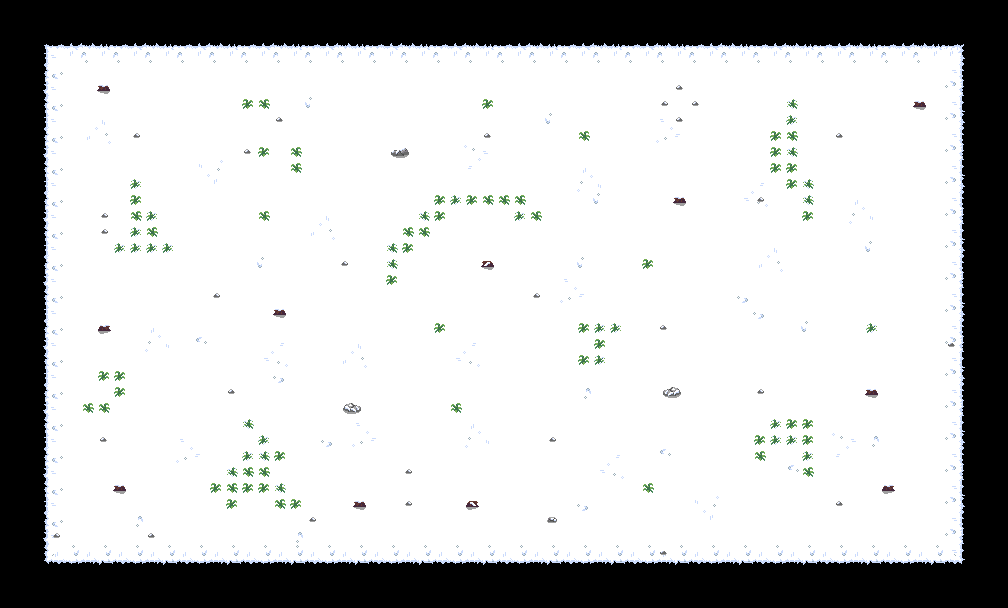

Below is a game level as drawn by its tile map, then a one-line description and the .tmx that defines it (tile-layer data replaced by summaries):
An orthogonal 63x38 tile map with 16x16 px tiles, 3 tile layers (map, map_decoration, obj_decoration) and 25 objects (18x collision, player_spawn, enemy_spawn_1, enemy_spawn_4, enemy_spawn_6, ...).

<map version="1.10" tiledversion="1.10.2" orientation="orthogonal" renderorder="right-down" width="63" height="38" tilewidth="16" tileheight="16" infinite="0" nextlayerid="9" nextobjectid="66">
 <tileset firstgid="1" source="sprite_sheet_map_16x16.tsx" />
 <layer id="1" name="map" width="63" height="38">
  <data>[2394 cells, 2006 non-empty, 37 distinct tile ids]</data>
 </layer>
 <layer id="2" name="map_decoration" width="63" height="38">
  <data>[2394 cells, 134 non-empty, 11 distinct tile ids]</data>
 </layer>
 <layer id="8" name="obj_decoration" width="63" height="38">
  <data>[2394 cells, 17 non-empty, 6 distinct tile ids]</data>
 </layer>
 <objectgroup id="3" name="border_map">
  <object id="16" name="collision" x="0" y="0" width="48" height="608">
   <properties>
    <property name="border" value="left" />
   </properties>
  </object>
  <object id="18" name="collision" x="48" y="560" width="960" height="48">
   <properties>
    <property name="border" value="bottom" />
   </properties>
  </object>
  <object id="19" name="collision" x="960" y="0" width="48" height="560">
   <properties>
    <property name="border" value="right" />
   </properties>
  </object>
  <object id="21" name="collision" x="48" y="0" width="912" height="38">
   <properties>
    <property name="border" value="top" />
   </properties>
  </object>
 </objectgroup>
 <objectgroup id="6" name="collision_obj">
  <object id="29" name="collision" x="99.0464" y="86.9494" width="9.81818" height="4.05867">
   <ellipse />
  </object>
  <object id="30" name="collision" x="274.782" y="310.963" width="10.3515" height="4.01519">
   <ellipse />
  </object>
  <object id="32" name="collision" x="115.014" y="487.017" width="9.81818" height="3.88488">
   <ellipse />
  </object>
  <object id="33" name="collision" x="354.885" y="502.974" width="10.2557" height="3.99289">
   <ellipse />
  </object>
  <object id="34" name="collision" x="466.896" y="502.071" width="10.1515" height="4.90988">
   <ellipse />
  </object>
  <object id="35" name="collision" x="882.709" y="486.914" width="10.5057" height="4.13012">
   <ellipse />
  </object>
  <object id="36" name="collision" x="866.312" y="391.181" width="11.2404" height="3.77075">
   <ellipse />
  </object>
  <object id="37" name="collision" x="675.098" y="198.992" width="9.81818" height="3.50988">
   <ellipse />
  </object>
  <object id="38" name="collision" x="914.358" y="103.04" width="11.1293" height="3.94466">
   <ellipse />
  </object>
  <object id="39" name="collision" x="483.047" y="261.966" width="9.95151" height="4.96616">
   <ellipse />
  </object>
  <object id="40" name="collision" x="391.08" y="151.821" width="17.796" height="4.11477">
   <ellipse />
  </object>
  <object id="41" name="collision" x="343.118" y="405.28" width="17.8182" height="6.50852">
   <ellipse />
  </object>
  <object id="42" name="collision" x="663.103" y="388.922" width="17.7071" height="6.93285">
   <ellipse />
  </object>
  <object id="65" name="collision" x="99.0909" y="327.071" width="9.81818" height="3.88352">
   <ellipse />
  </object>
 </objectgroup>
 <objectgroup id="4" name="player">
  <object id="1" name="player_spawn" x="480" y="320">
   <point />
  </object>
 </objectgroup>
 <objectgroup id="5" name="enemy">
  <object id="23" name="enemy_spawn_1" x="75.333" y="95.667" width="305.5" height="205.5" />
  <object id="24" name="enemy_spawn_4" x="131.833" y="320" width="205" height="224.5" />
  <object id="25" name="enemy_spawn_6" x="490.833" y="405.667" width="381" height="129" />
  <object id="26" name="enemy_spawn_3" x="694.333" y="72.167" width="205.5" height="303" />
  <object id="27" name="enemy_spawn_2" x="419.167" y="97.667" width="241" height="154" />
  <object id="28" name="enemy_spawn_5" x="371" y="375" width="93" height="141.5" />
 </objectgroup>
</map>